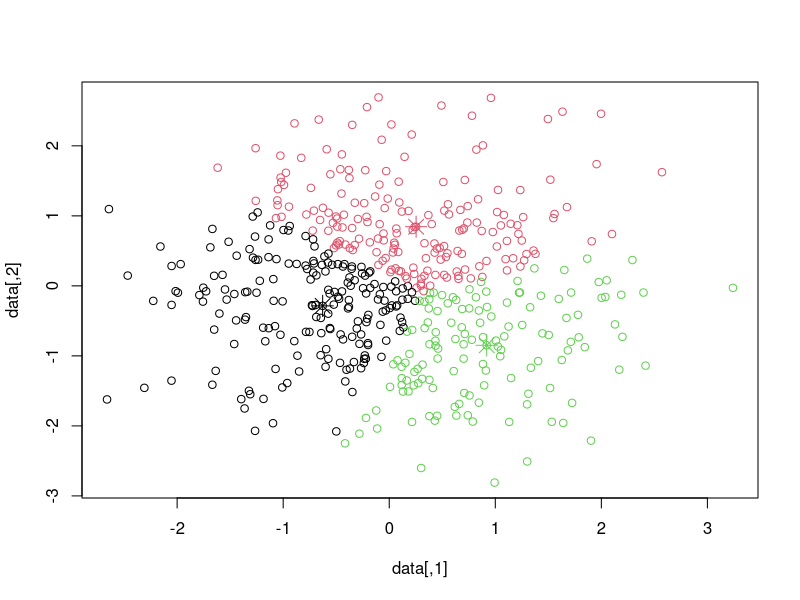

The R source for this figure:
# 필요한 라이브러리 설치
install.packages("cluster")

# 라이브러리 로드
library(cluster)

# 예제 데이터 생성
set.seed(123)
data <- matrix(rnorm(1000), ncol=2)

# Clara 군집 분석 수행
clara_result <- clara(data, k=3)

# 결과 출력
print(clara_result)

# 군집 결과 시각화
plot(data, col=clara_result$clustering)
points(clara_result$medoids, col=1:3, pch=8, cex=2)
